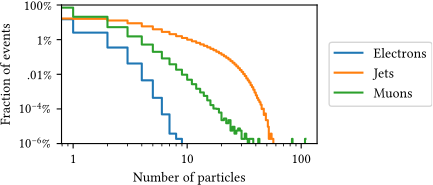

Write the Python code that produced this figure.
#!/usr/bin/env python3

import argparse
import matplotlib; matplotlib.use('Agg')
import numpy as np
import pandas as pd
from matplotlib import pyplot as plt

plt.rcParams.update({
    'errorbar.capsize': 2,
    'pdf.fonttype': 42,
    'ps.fonttype': 42,
    'font.family': 'Linux Libertine',
})

ETHa = ( 31/255,  64/255, 122/255) # dark blue
ETHb = ( 72/255,  90/255,  44/255) # dark green
ETHc = ( 18/255, 105/255, 176/255) # light blue
ETHd = (114/255, 121/255,  28/255) # light green
ETHe = (145/255,   5/255, 106/255) # dark pink
ETHf = (111/255, 111/255, 100/255) # gray
ETHg = (168/255,  50/255,  45/255) # dark red
ETHh = (  0/255, 122/255, 150/255) # turquoise
ETHi = (149/255,  96/255,  19/255) # brown

parser = argparse.ArgumentParser()
parser.add_argument('-i', '--input',     help='Input JSON lines file')
parser.add_argument('-o', '--output',    help='Output PDF file')
parser.add_argument('-l', '--no_legend', help='Suppress legend from plot',
                                         action='store_true')
parser.add_argument('-x', '--no_xaxis',  help='Suppress x-axis from plot',
                                         action='store_true')
parser.add_argument('-y', '--no_yaxis',  help='Suppress y-axis from plot',
                                         action='store_true')
args = parser.parse_args()

df = pd.read_csv(args.input, header=0)

# The data in this file was produced with the following query (for BigQuery):
#   WITH particle_counts AS (
#     SELECT
#       array_length(Electron) AS num_electrons,
#       array_length(Jet) AS num_jets,
#       array_length(Muon) AS num_muons
#     FROM `iris_hep_benchmark_data.Run2012B_SingleMu_65536000_view`
#   ),
#   electron_distribution AS (
#     SELECT num_electrons AS num_particles, COUNT(*) AS electrons
#     FROM particle_counts
#     GROUP BY num_electrons
#   ),
#   jet_distribution AS (
#     SELECT num_jets  AS num_particles, COUNT(*) AS jets
#     FROM particle_counts
#     GROUP BY num_jets
#   ),
#   muon_distribution AS (
#     SELECT num_muons AS num_particles, COUNT(*) AS muons
#     FROM particle_counts
#     GROUP BY num_muons
#   )
#   SELECT *
#   FROM electron_distribution
#   FULL OUTER JOIN jet_distribution USING (num_particles)
#   FULL OUTER JOIN muon_distribution USING (num_particles)
#   ORDER BY num_particles;

# Fill in num_particles with 0 particles
df_indices = pd.DataFrame(np.arange(df.num_particles.max()), columns=['num_particles'])
df = df \
    .merge(df_indices, how='outer', on=['num_particles']) \
    .sort_values(['num_particles'])
df = df.fillna(0)

total_num_events = df.muons.sum()
df['fraction_electrons'] = df.electrons / total_num_events * 100
df['fraction_jets'] = df.jets / total_num_events * 100
df['fraction_muons'] = df.muons / total_num_events * 100

fig = plt.figure(figsize=(3.3, 1.8))
ax = fig.add_subplot(1, 1, 1)

ax.set_xscale('log')
ax.set_yscale('log')

if not args.no_yaxis:
    ax.set_ylabel('Fraction of events')
if not args.no_xaxis:
    ax.set_xlabel('Number of particles')

ax.step(df.num_particles, df.fraction_electrons, label='Electrons')
ax.step(df.num_particles, df.fraction_jets, label='Jets')
ax.step(df.num_particles, df.fraction_muons, label='Muons')

ax.set_xticks([1, 10, 100])
ax.set_xticklabels(['1', '10', '100'])
ax.set_ylim(10**-6, 100)
ax.set_yticks([100, 1, .01, .0001, .000001])
ax.set_yticklabels(['100%', '1%', '.01%',
                    '$\\mathregular{10^{-4}}$%',
                    '$\\mathregular{10^{-6}}$%'])

if args.no_xaxis:
    ax.set_xticklabels([])

if args.no_yaxis:
    ax.set_yticklabels([])

if not args.no_legend:
    ax.legend(loc='center left', bbox_to_anchor=(1.02, 0.5))

plt.savefig(args.output, format='pdf', bbox_inches='tight', pad_inches=0)
plt.close()
